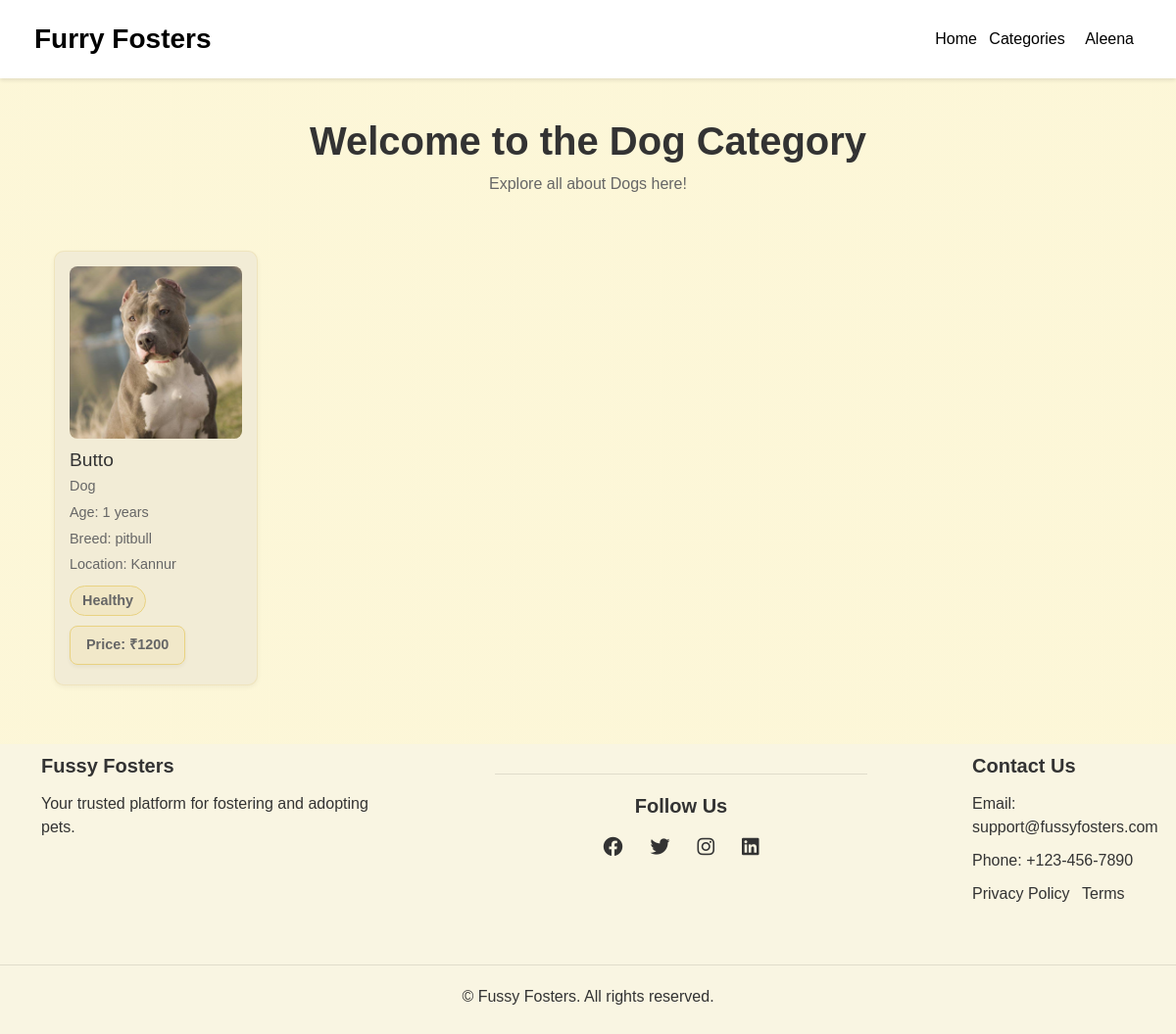
The page /category/Dog/ (signed in) on the database its author committed.
### accounts/models.py (models this page shows, shortened)
class CustomUser(AbstractUser):
    ROLE_CHOICES = [
        ('foster', 'Foster Home'),
        ('adopter', 'Adopter'),
        ('admin', 'Admin'),
    ]
    full_name = models.CharField(
        max_length=150,
        default='Unknown',
        blank=False,
        help_text="Enter your full name."
    )
    email = models.EmailField(unique=True)
    is_active = models.BooleanField(default=True)  # Defaults to True for all users except fosters
    role = models.CharField(max_length=20, choices=ROLE_CHOICES, default='adopter')
    phone_number = models.CharField(
        max_length=10,
        blank=True,
        null=True,
        validators=[
            RegexValidator(r'^\d{10}$', 'Only digits are allowed, and it must be exactly 10 digits.')
        ],
        help_text="Enter a valid 10-digit phone number."
    )
    license_number = models.CharField(
        max_length=50,
        blank=True,
        null=True,
        help_text="Required if registering as a foster."
    )

### movielapp/models.py (models this page shows, shortened)
class Pet(models.Model):
    CATEGORIES = [
        ('Dog', 'Dog'),
        ('Cat', 'Cat'),
        ('Bird', 'Bird'),
    ]
    name = models.CharField(max_length=100)
    breed = models.CharField(max_length=50)
    age = models.PositiveIntegerField()
    price = models.DecimalField(max_digits=10, decimal_places=0, default=0)
    gender = models.CharField(max_length=10, default='Male')
    health_status = models.CharField(max_length=100, default="Healthy")
    availability = models.BooleanField(default=True)
    foster_home = models.ForeignKey(CustomUser, on_delete=models.CASCADE, related_name="fostered_pets", null=True, blank=True)
    vaccine_report = models.FileField(upload_to='vaccine_report/', null=True)
    image = models.ImageField(upload_to='petimages/', null=True, blank=True)
    category = models.CharField(max_length=50, choices=CATEGORIES, default='Dog')
    about = models.TextField(null=True, blank=True)  # New field for pet description
    location = models.CharField(max_length=255, null=True, blank=True)  # New field for pet location

### movielapp/views.py (the view)
# urls.py: path('category/<str:category>/', views.category_view, name='category'),
@login_required
@never_cache
def category_view(request, category):
    normalized_category = category.capitalize()  # Capitalize the first letter
    pets = Pet.objects.filter(category=normalized_category)
    context = {
        'animal': normalized_category,
        'pets': pets,
    }
    return render(request, 'homepage/category.html', context)

### movielapp/templates/homepage/category.html (shortened to what this page needs)
{% extends "homepage/layout.html" %}
{% load static %}
{% block content %}
<!DOCTYPE html>
<html lang="en">
<head>
    <link rel="stylesheet" href="{% static 'css/category.css' %}?v=1">
</head>
<body>
    <header>
        <h1>Welcome to the {{ animal|capfirst }} Category</h1>
        <p>Explore all about {{ animal }}s here!</p>
    </header>
    <div class="pet-grid">
        {% if pets %}
            {% for pet in pets %}
                {% if pet.availability %}
                    <div class="pet-card">
                        <a href="{% url 'pet_detail' pet.id %}">
                        <div class="pet-image-container">
                            <img src="{{ pet.image.url }}" alt="{{ pet.name }}">
                        </div>
                        <div class="pet-info">
                            <h3>{{ pet.name }}</h3>
                            <p class="pet-category">{{ pet.category }}</p>
                            <p class="pet-age">Age: {{ pet.age }} years</p>
                            <p class="pet-breed">Breed: {{ pet.breed }}</p>
                            <p class="pet-location">Location: {{ pet.location }}</p>
                            <p class="pet-health-status">{{ pet.health_status }}</p>
                            <p class="pet-price">Price: ₹{{ pet.price }}</p>
                        </div>
                    </a>
                    </div>
                {% endif %}
            {% endfor %}
        {% else %}
            <p>No pets available at the moment.</p>
        {% endif %}
    </div>
</body>
</html>
{% endblock %}

### movielapp/templates/homepage/header.html (shortened to what this page needs)
{% load static %}
<!DOCTYPE html>
<html lang="en">
<head>
    <link rel="stylesheet" href="{% static 'css/header.css' %}" />
    <link rel="stylesheet" href="https://cdnjs.cloudflare.com/ajax/libs/font-awesome/6.0.0/css/all.min.css" />
</head>
<body>
    <div class="header">
        <a href="{% url 'house' %}" class="logo">Furry Fosters</a>
        <div class="header-right">
            <a href="{% url 'house' %}">Home</a>
            <div class="dropdown">
                <button class="dropbtn">Categories</button>
            </div>
            {% if user.is_authenticated %}
                <div class="dropdown">
                    <button class="dropbtn">{{ user.full_name }}</button>
                </div>
            {% else %}
                <a href="{% url 'login' %}">Signup</a>
            {% endif %}
        </div>
    </div>
</body>
</html>

### static/css/header.css (style rules this page uses)
.header { background-color: white; display: flex; justify-content: space-between; align-items: center; padding: 15px 35px; box-shadow: 0 2px 4px rgba(0, 0, 0, 0.1); position: fixed; width: 100%; top: 0; z-index: 1000; font-family: Arial, sans-serif; height: 80px; }
.logo { font-size: 28px; font-weight: bold; text-decoration: none; color: black; }
.header-right a { margin-left: 10px; text-decoration: none; color: black; font-size: 16px; font-weight: 500; transition: color 0.3s ease-in-out; }
.dropdown { position: relative; display: inline-block; }
.dropbtn { background-color: transparent; color: black; padding: 8px 8px; border: none; cursor: pointer; font-size: 16px; font-weight: 500; }

### static/css/category.css (style rules this page uses)
a { text-decoration: none; color: inherit; font-weight: 500; }
.pet-card a { text-decoration: none !important; }
body { font-family: Arial, sans-serif; margin-top: 35px; padding: 0; box-sizing: border-box; background: linear-gradient(to bottom, rgba(246, 227, 125, 0.3),rgba(246, 227, 125, 0.3)); }
header { margin-top: 100px; text-align: center; padding: 20px 0; margin-bottom: 20px; }
header h1 { font-size: 2.5rem; color: #333; font-weight: 700; }
header p { font-size: 1rem; color: #666; }
.pet-grid { display: grid; grid-template-columns: repeat(auto-fill, minmax(200px, 1fr)); gap: 12px; padding: 0px 55px; margin-bottom: 60px; }
.pet-card { background: rgb(242, 236, 214); border-radius: 10px; padding: 15px; box-shadow: 0 2px 5px rgba(0, 0, 0, 0.05); transition: transform 0.3s ease; border: 1px solid rgba(233, 210, 129, 0.3); }
.pet-image-container { aspect-ratio: 1; overflow: hidden; border-radius: 8px; margin-bottom: 10px; }
.pet-image-container img { width: 100%; height: 100%; object-fit: cover; }
.pet-info h3 { font-size: 1.2rem; margin-bottom: 5px; color: #333; }
.pet-info p { margin: 5px 0; font-size: 0.9rem; color: #666; }
.pet-health-status { display: inline-block; padding: 4px 12px; background-color: rgba(233, 210, 129, 0.2); color: #333; border: 1px solid rgb(233, 210, 129); border-radius: 50px; font-size: 0.8rem; font-weight: 600; }
.pet-category, .pet-age, .pet-breed , .pet-location { font-size: 0.8rem; margin: 2px 0; color: #666; }
.pet-price { display: inline-flex; align-items: center; justify-content: center; margin-top: 12px; padding: 8px 16px; background-color: rgba(233, 210, 129, 0.15); color: #333; border: 1px solid rgb(233, 210, 129); font-size: 1.1rem; font-weight: 600; border-radius: 8px; box-shadow: 0 2px 4px rgba(0, 0, 0, 0.05); }

### static/css/footer.css (style rules this page uses)
html, body { height: 100%; margin: 0; padding: 0; font-family: Arial, sans-serif; }
body { display: flex; flex-direction: column; min-height: 100vh; }

### rows shown on the page
CustomUser: full_name "Aleena"
Pet: image (picture), name "Butto", category "Dog", age "1", breed "pitbull", location "Kannur", health_status "Healthy", price "1200"

### other values the page prints
{{ animal|capfirst }} "Dog"
{{ animal }} "Dog"
